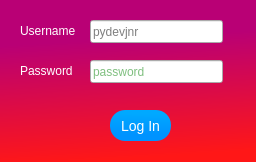
<?xml version="1.0" encoding="UTF-8"?>
<ui version="4.0">
 <class>instagram</class>
 <widget class="QDialog" name="instagram">
  <property name="geometry">
   <rect>
    <x>0</x>
    <y>0</y>
    <width>256</width>
    <height>162</height>
   </rect>
  </property>
  <property name="minimumSize">
   <size>
    <width>256</width>
    <height>162</height>
   </size>
  </property>
  <property name="maximumSize">
   <size>
    <width>256</width>
    <height>162</height>
   </size>
  </property>
  <property name="windowTitle">
   <string>Authentication</string>
  </property>
  <property name="styleSheet">
   <string notr="true">QDialog{
background-color: qlineargradient(spread:pad, x1:0.529, y1:0.232, x2:0.602273, y2:0.972, stop:0 rgba(185, 0, 117, 255), stop:0.994318 rgba(255, 23, 23, 255));
}</string>
  </property>
  <widget class="QLabel" name="label">
   <property name="geometry">
    <rect>
     <x>20</x>
     <y>20</y>
     <width>61</width>
     <height>21</height>
    </rect>
   </property>
   <property name="styleSheet">
    <string notr="true">font-size: 12px;
color: white;</string>
   </property>
   <property name="text">
    <string>Username</string>
   </property>
  </widget>
  <widget class="QLabel" name="label_2">
   <property name="geometry">
    <rect>
     <x>20</x>
     <y>60</y>
     <width>61</width>
     <height>21</height>
    </rect>
   </property>
   <property name="styleSheet">
    <string notr="true">font-size: 12px;
color: white;</string>
   </property>
   <property name="text">
    <string>Password</string>
   </property>
  </widget>
  <widget class="QLineEdit" name="username">
   <property name="geometry">
    <rect>
     <x>90</x>
     <y>20</y>
     <width>133</width>
     <height>23</height>
    </rect>
   </property>
   <property name="styleSheet">
    <string notr="true">font-size: 12px;</string>
   </property>
   <property name="placeholderText">
    <string>pydevjnr</string>
   </property>
  </widget>
  <widget class="QLineEdit" name="password">
   <property name="geometry">
    <rect>
     <x>90</x>
     <y>60</y>
     <width>133</width>
     <height>23</height>
    </rect>
   </property>
   <property name="styleSheet">
    <string notr="true">color: green;
font-size: 12px;</string>
   </property>
   <property name="echoMode">
    <enum>QLineEdit::Password</enum>
   </property>
   <property name="placeholderText">
    <string>password</string>
   </property>
  </widget>
  <widget class="QToolButton" name="login_2">
   <property name="geometry">
    <rect>
     <x>110</x>
     <y>110</y>
     <width>61</width>
     <height>31</height>
    </rect>
   </property>
   <property name="styleSheet">
    <string notr="true">color: white;
background-color: qlineargradient(spread:pad, x1:0.529727, y1:0.784, x2:0.534591, y2:0.097, stop:0 rgba(0, 147, 255, 255), stop:0.994318 rgba(0, 169, 255, 255));
font-size: 14px;
font-family: &quot;Comis Sans&quot;;
border-radius: 15px;</string>
   </property>
   <property name="text">
    <string>Log In</string>
   </property>
   <property name="iconSize">
    <size>
     <width>25</width>
     <height>25</height>
    </size>
   </property>
   <property name="shortcut">
    <string>Ctrl+R</string>
   </property>
   <property name="autoRepeat">
    <bool>false</bool>
   </property>
   <property name="autoRepeatInterval">
    <number>97</number>
   </property>
   <property name="popupMode">
    <enum>QToolButton::InstantPopup</enum>
   </property>
   <property name="toolButtonStyle">
    <enum>Qt::ToolButtonTextBesideIcon</enum>
   </property>
   <property name="autoRaise">
    <bool>true</bool>
   </property>
  </widget>
 </widget>
 <resources>
  <include location="Icons/icons.qrc"/>
 </resources>
 <connections>
  <connection>
   <sender>label</sender>
   <signal>linkActivated(QString)</signal>
   <receiver>username</receiver>
   <slot>setFocus()</slot>
   <hints>
    <hint type="sourcelabel">
     <x>71</x>
     <y>42</y>
    </hint>
    <hint type="destinationlabel">
     <x>157</x>
     <y>50</y>
    </hint>
   </hints>
  </connection>
  <connection>
   <sender>label_2</sender>
   <signal>linkActivated(QString)</signal>
   <receiver>password</receiver>
   <slot>setFocus()</slot>
   <hints>
    <hint type="sourcelabel">
     <x>96</x>
     <y>90</y>
    </hint>
    <hint type="destinationlabel">
     <x>142</x>
     <y>89</y>
    </hint>
   </hints>
  </connection>
 </connections>
</ui>
